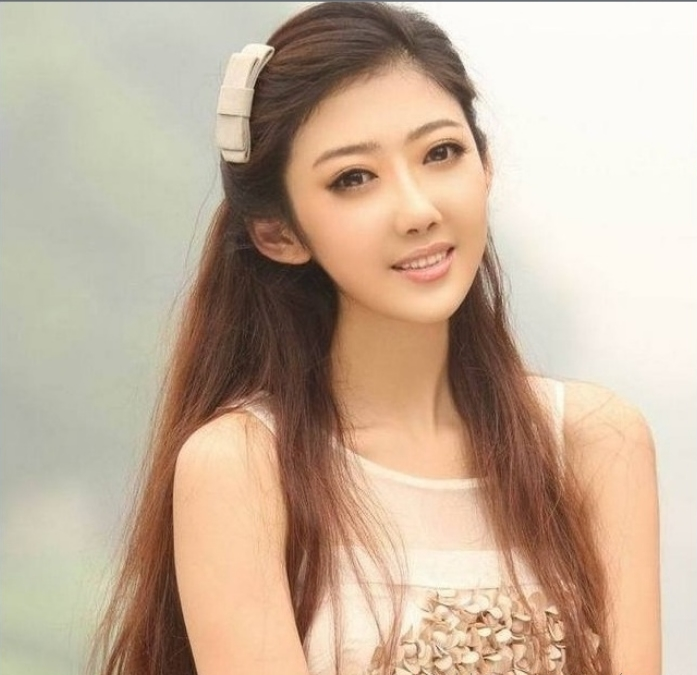
//> input picture opencv/opencv20230826/9图像分割/watershed分水岭分割/test.jpg, 697 x 675 px
$ ./test   (built with g++ and OpenCV 4)
//> lines starting //> are read from the running program, lines starting //| are printed output that depends on the picture; after the words box and inside, x2 and y2 are one past the last pixel; in counts of white or black regions, pixels touching at a corner belong together
#include "opencv2/imgproc.hpp"
#include "opencv2/highgui.hpp"
#include <opencv2/imgproc/types_c.h>
#include <iostream>
using namespace std;
using namespace cv;

#include "opencv2/imgproc/imgproc.hpp"
#include "opencv2/highgui/highgui.hpp"


using namespace cv;
using namespace std;

Vec3b RandomColor(int value);  //生成随机颜色函数

int main(int argc, char* argv[])
{
	Mat image = imread("test.jpg");    //载入RGB彩色图像
//> image is the input picture: 675 rows x 697 cols, CV_8UC3; mean B, G, R 155.6, 176.3, 198.2
	imshow("Source Image", image);

	//灰度化，滤波，Canny边缘检测
	Mat imageGray;
	cvtColor(image, imageGray, CV_RGB2GRAY);//灰度转换
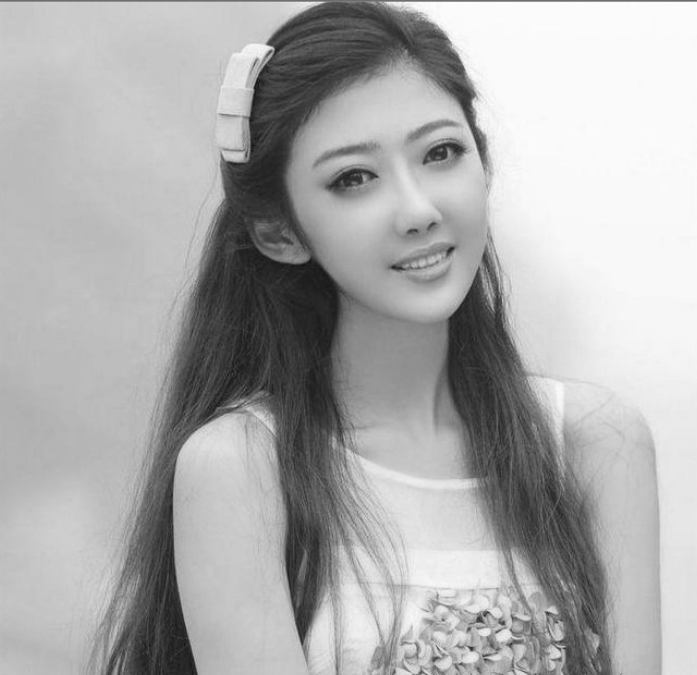
//> imageGray: 675 rows x 697 cols, CV_8UC1; min 16, max 253, mean 172.7
	GaussianBlur(imageGray, imageGray, Size(5, 5), 2);   //高斯滤波
	imshow("Gray Image", imageGray);
	Canny(imageGray, imageGray, 80, 150);
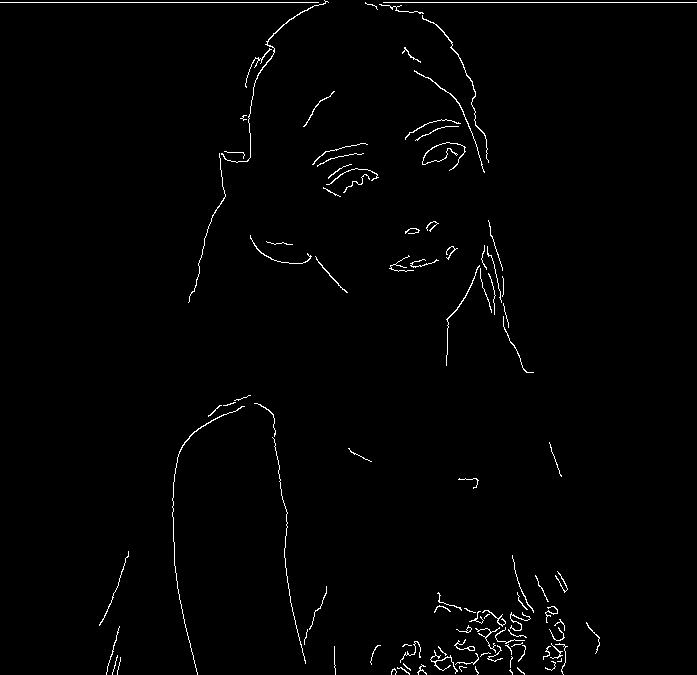
//> imageGray: 675 rows x 697 cols, CV_8UC1; 1.2% white in thin lines or dots
	imshow("Canny Image", imageGray);

	//查找轮廓
	vector<vector<Point>> contours;
	vector<Vec4i> hierarchy;
	findContours(imageGray, contours, hierarchy, RETR_TREE, CHAIN_APPROX_SIMPLE, Point());
//> contours = 103 contours, 91 with area under 20; largest, box (x1, y1, x2, y2) and area: (221, 0, 329, 163) 64, (422, 15, 489, 163) 58, (414, 70, 485, 173) 40, (172, 406, 245, 675) 36, (454, 639, 475, 651) 32
	Mat imageContours = Mat::zeros(image.size(), CV_8UC1);  //轮廓
	Mat marks(image.size(), CV_32S);   //Opencv分水岭第二个矩阵参数
	marks = Scalar::all(0);
	int index = 0;
	int compCount = 0;
	for (; index >= 0; index = hierarchy[index][0], compCount++)
	{
		//对marks进行标记，对不同区域的轮廓进行编号，相当于设置注水点，有多少轮廓，就有多少注水点
		drawContours(marks, contours, index, Scalar::all(compCount + 1), 1, 8, hierarchy);
		drawContours(imageContours, contours, index, Scalar(255), 1, 8, hierarchy);
	}
//> this loop made 100 passes
//> index on passes 2 to 13: 1, 2, 3, 4, 5, 6, 7, 8, 9, 10, 11, 12
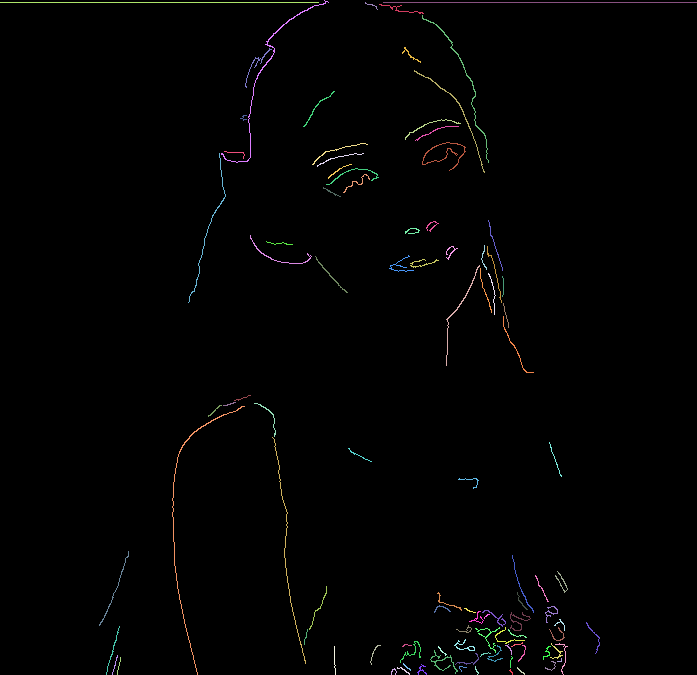
//> marks: 675 rows x 697 cols, CV_32SC1; 101 distinct labels, from 0 to 100; one colour per label, 0 black
//> imageContours: 675 rows x 697 cols, CV_8UC1; 1.2% white in thin lines or dots
//> after the loop, index = -1; compCount = 100

	//我们来看一下传入的矩阵marks里是什么东西
	Mat marksShows;
	convertScaleAbs(marks, marksShows);
	imshow("marksShow", marksShows);
	imshow("轮廓", imageContours);
	watershed(image, marks);
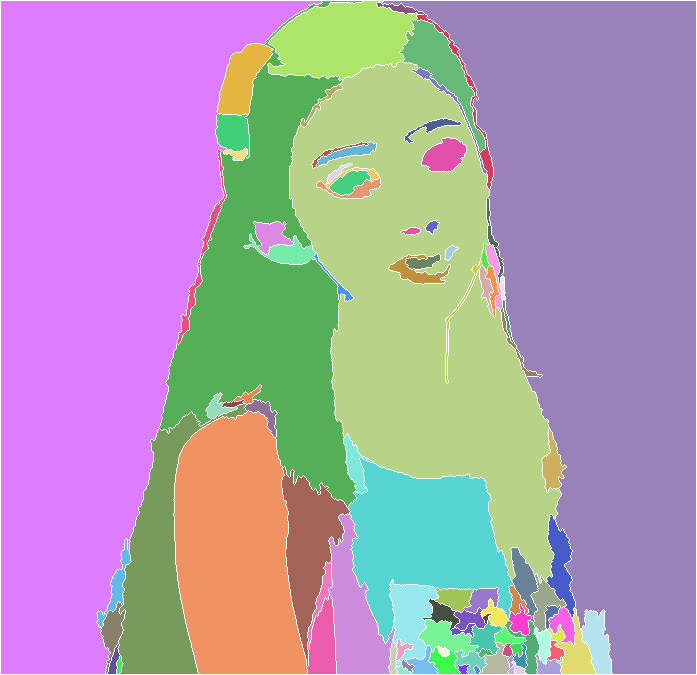
//> marks: 675 rows x 697 cols, CV_32SC1; 102 distinct labels, from -1 to 100; one colour per label, 0 black, -1 white

	//我们再来看一下分水岭算法之后的矩阵marks里是什么东西
	Mat afterWatershed;
	convertScaleAbs(marks, afterWatershed);
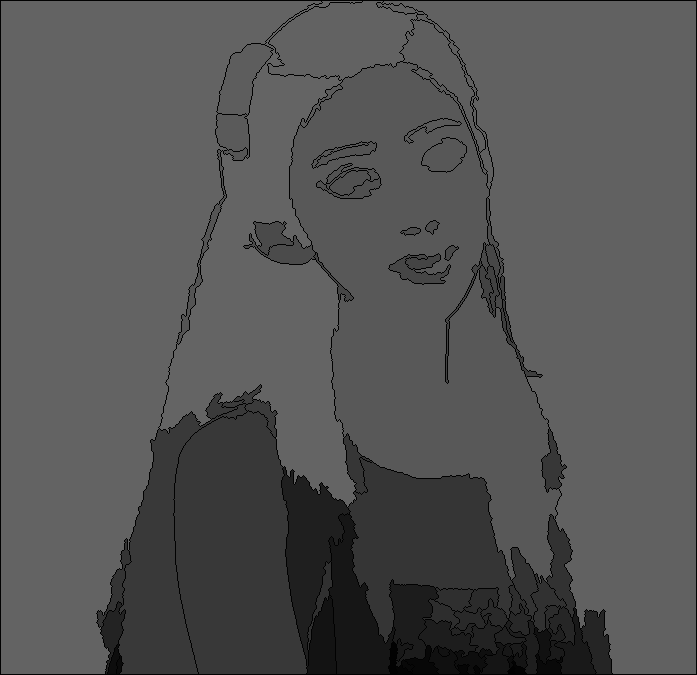
//> afterWatershed: 675 rows x 697 cols, CV_8UC1; min 0, max 100, mean 83.8
	imshow("After Watershed", afterWatershed);

	//对每一个区域进行颜色填充
	Mat PerspectiveImage = Mat::zeros(image.size(), CV_8UC3);
	for (int i = 0; i < marks.rows; i++)
	{
		for (int j = 0; j < marks.cols; j++)
		{
			int index = marks.at<int>(i, j);
			if (marks.at<int>(i, j) == -1)
			{
				PerspectiveImage.at<Vec3b>(i, j) = Vec3b(255, 255, 255);
			}
			else
			{
				PerspectiveImage.at<Vec3b>(i, j) = RandomColor(index);
			}
		}
	}
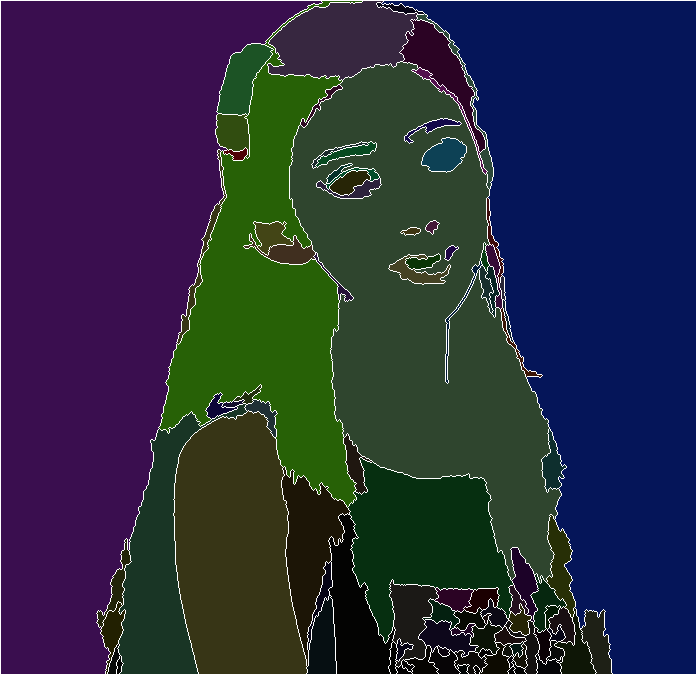
//> PerspectiveImage: 675 rows x 697 cols, CV_8UC3; mean B, G, R 62.2, 43.2, 40.5
//> after the loop, index = -1
	imshow("After ColorFill", PerspectiveImage);

	//分割并填充颜色的结果跟原始图像融合
	Mat wshed;
	addWeighted(image, 0.4, PerspectiveImage, 0.6, 0, wshed);
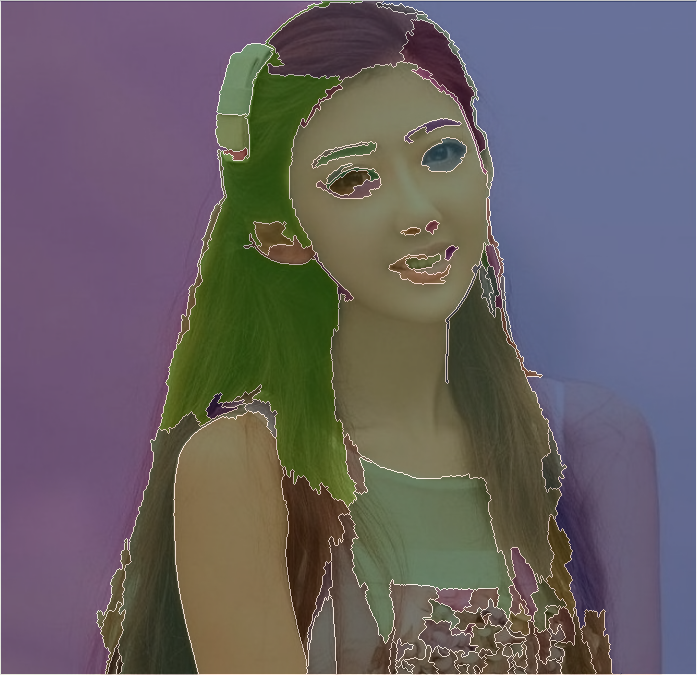
//> wshed: 675 rows x 697 cols, CV_8UC3; mean B, G, R 99.6, 96.5, 103.6
	imshow("AddWeighted Image", wshed);

	waitKey();
}

Vec3b RandomColor(int value)  //生成随机颜色函数
{
	value = value % 255;  //生成0~255的随机数
	RNG rng;
	int aa = rng.uniform(0, value);
	int bb = rng.uniform(0, value);
	int cc = rng.uniform(0, value);
	return Vec3b(aa, bb, cc);
}
